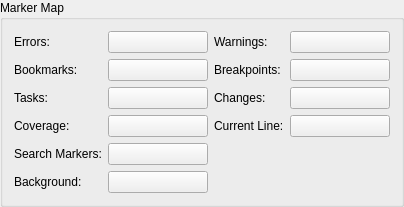
    <widget class="QGroupBox" name="groupBox_14">
     <property name="title">
      <string>Marker Map</string>
     </property>
     <layout class="QGridLayout" name="gridLayout_9">
      <item row="0" column="0">
       <widget class="QLabel" name="label_6">
        <property name="text">
         <string>Errors:</string>
        </property>
       </widget>
      </item>
      <item row="0" column="1">
       <widget class="QPushButton" name="errorsMapButton">
        <property name="minimumSize">
         <size>
          <width>100</width>
          <height>0</height>
         </size>
        </property>
        <property name="toolTip">
         <string>Select the colour for error markers</string>
        </property>
        <property name="text">
         <string/>
        </property>
       </widget>
      </item>
      <item row="0" column="2">
       <widget class="QLabel" name="label_7">
        <property name="text">
         <string>Warnings:</string>
        </property>
       </widget>
      </item>
      <item row="0" column="3">
       <widget class="QPushButton" name="warningsMapButton">
        <property name="minimumSize">
         <size>
          <width>100</width>
          <height>0</height>
         </size>
        </property>
        <property name="toolTip">
         <string>Select the colour for warning markers</string>
        </property>
        <property name="text">
         <string/>
        </property>
       </widget>
      </item>
      <item row="1" column="0">
       <widget class="QLabel" name="label_8">
        <property name="text">
         <string>Bookmarks:</string>
        </property>
       </widget>
      </item>
      <item row="1" column="1">
       <widget class="QPushButton" name="bookmarksMapButton">
        <property name="minimumSize">
         <size>
          <width>100</width>
          <height>0</height>
         </size>
        </property>
        <property name="toolTip">
         <string>Select the colour for bookmark markers</string>
        </property>
        <property name="text">
         <string/>
        </property>
       </widget>
      </item>
      <item row="1" column="2">
       <widget class="QLabel" name="label_9">
        <property name="text">
         <string>Breakpoints:</string>
        </property>
       </widget>
      </item>
      <item row="1" column="3">
       <widget class="QPushButton" name="breakpointsMapButton">
        <property name="minimumSize">
         <size>
          <width>100</width>
          <height>0</height>
         </size>
        </property>
        <property name="toolTip">
         <string>Select the colour for breakpoint markers</string>
        </property>
        <property name="text">
         <string/>
        </property>
       </widget>
      </item>
      <item row="2" column="0">
       <widget class="QLabel" name="label_10">
        <property name="text">
         <string>Tasks:</string>
        </property>
       </widget>
      </item>
      <item row="2" column="1">
       <widget class="QPushButton" name="tasksMapButton">
        <property name="minimumSize">
         <size>
          <width>100</width>
          <height>0</height>
         </size>
        </property>
        <property name="toolTip">
         <string>Select the colour for task markers</string>
        </property>
        <property name="text">
         <string/>
        </property>
       </widget>
      </item>
      <item row="2" column="2">
       <widget class="QLabel" name="label_11">
        <property name="text">
         <string>Changes:</string>
        </property>
       </widget>
      </item>
      <item row="2" column="3">
       <widget class="QPushButton" name="changesMapButton">
        <property name="minimumSize">
         <size>
          <width>100</width>
          <height>0</height>
         </size>
        </property>
        <property name="toolTip">
         <string>Select the colour for change markers</string>
        </property>
        <property name="text">
         <string/>
        </property>
       </widget>
      </item>
      <item row="3" column="0">
       <widget class="QLabel" name="label_12">
        <property name="text">
         <string>Coverage:</string>
        </property>
       </widget>
      </item>
      <item row="3" column="1">
       <widget class="QPushButton" name="coverageMapButton">
        <property name="minimumSize">
         <size>
          <width>100</width>
          <height>0</height>
         </size>
        </property>
        <property name="toolTip">
         <string>Select the colour for coverage markers</string>
        </property>
        <property name="text">
         <string/>
        </property>
       </widget>
      </item>
      <item row="3" column="2">
       <widget class="QLabel" name="label_13">
        <property name="text">
         <string>Current Line:</string>
        </property>
       </widget>
      </item>
      <item row="3" column="3">
       <widget class="QPushButton" name="currentMapButton">
        <property name="minimumSize">
         <size>
          <width>100</width>
          <height>0</height>
         </size>
        </property>
        <property name="toolTip">
         <string>Select the colour for the current line marker</string>
        </property>
        <property name="text">
         <string/>
        </property>
       </widget>
      </item>
      <item row="4" column="0">
       <widget class="QLabel" name="label_15">
        <property name="text">
         <string>Search Markers:</string>
        </property>
       </widget>
      </item>
      <item row="4" column="1">
       <widget class="QPushButton" name="searchMarkerMapButton">
        <property name="minimumSize">
         <size>
          <width>100</width>
          <height>0</height>
         </size>
        </property>
        <property name="toolTip">
         <string>Select the colour for the search marker</string>
        </property>
        <property name="text">
         <string/>
        </property>
       </widget>
      </item>
      <item row="5" column="0">
       <widget class="QLabel" name="label_14">
        <property name="text">
         <string>Background:</string>
        </property>
       </widget>
      </item>
      <item row="5" column="1">
       <widget class="QPushButton" name="markerMapBackgroundButton">
        <property name="minimumSize">
         <size>
          <width>100</width>
          <height>0</height>
         </size>
        </property>
        <property name="toolTip">
         <string>Select the background colour for the marker map</string>
        </property>
        <property name="text">
         <string/>
        </property>
       </widget>
      </item>
     </layout>
    </widget>
